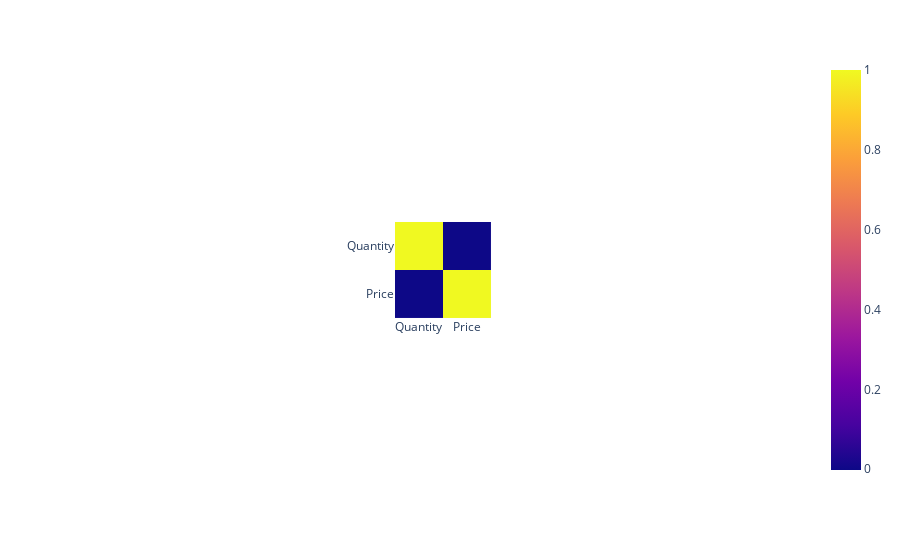

Notebook cell for this chart:
### Code cell
profile_df(df_retail)

### Figure 1 — Plotly figure (JSON) as saved in the notebook; plotly's stock layout.template omitted (floating-point values rounded to 4 significant figures)
{"data": [{"coloraxis": "coloraxis", "hovertemplate": "x: %{x}<br>y: %{y}<br>color: %{z}<extra></extra>", "name": "0", "type": "heatmap", "x": ["Quantity", "Price"], "xaxis": "x", "y": ["Quantity", "Price"], "yaxis": "y", "z": [[1, -0.001931], [-0.001931, 1]]}], "layout": {"autosize": true, "coloraxis": {"colorscale": [[0, "#0d0887"], [0.1111, "#46039f"], [0.2222, "#7201a8"], [0.3333, "#9c179e"], [0.4444, "#bd3786"], [0.5556, "#d8576b"], [0.6667, "#ed7953"], [0.7778, "#fb9f3a"], [0.8889, "#fdca26"], [1, "#f0f921"]]}, "margin": {"t": 60}, "xaxis": {"anchor": "y", "autorange": true, "constrain": "domain", "domain": [0.4338, 0.5662], "range": [-0.5, 1.5], "scaleanchor": "y", "type": "category"}, "yaxis": {"anchor": "x", "autorange": true, "constrain": "domain", "domain": [0, 1], "range": [1.5, -0.5], "type": "category"}}}
